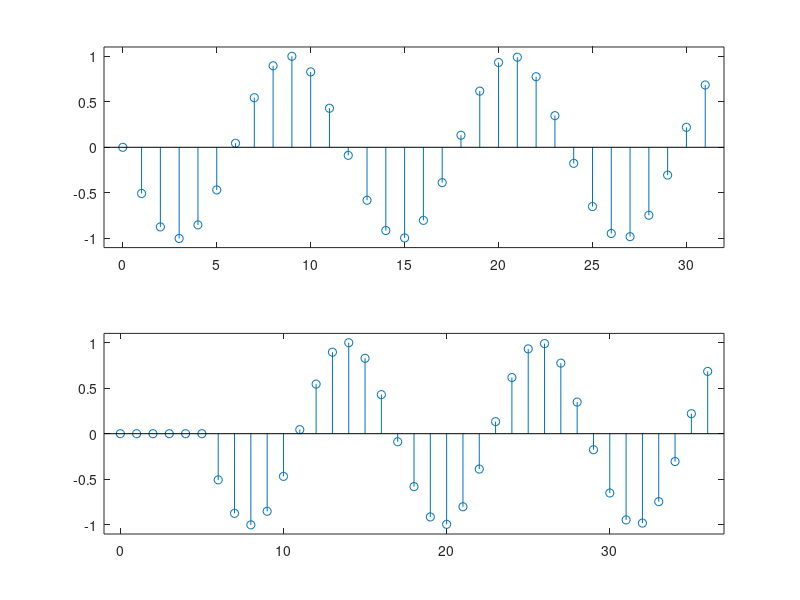

The MATLAB script that drew this image:
N=32;
w=100;
k=5;
x1=zeros(1,k);
xn=0:N-1;
x2=sin(100*xn);
subplot(211);
stem(xn,x2)
x=[x1 x2];
axis([-1 N -1.1 1.1])
N=N+k;
xn=0:N-1;
subplot(212);
stem(xn,x)
axis([-1 N -1.1 1.1])
